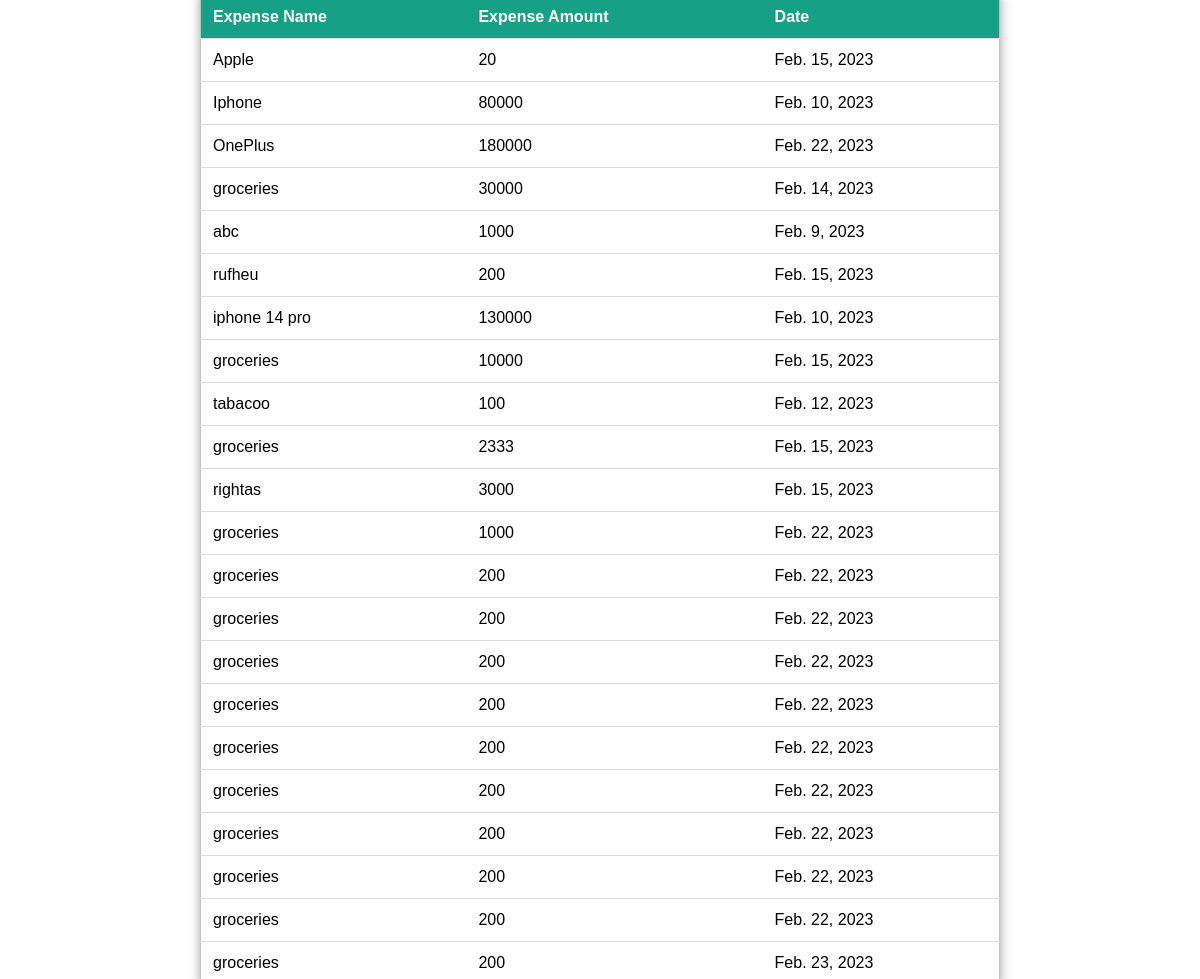
Screenshot of /table/ with the database file from the repository.
### home/models.py (models this page shows, shortened)
class homes(models.Model):
    expenseName = models.CharField(default="abc",max_length=30)
    expenseAmount = models.IntegerField(default="0000000")
    date = models.DateField(null=True)

### home/views.py (the view)
# urls.py: path('table/',views.table,name="table")
def table(request):
    formData = homes.objects.all()
    data = {
        'formData': formData
    }
    return render(request,'table.html',data)

### Template/table.html (shortened to what this page needs)
<!DOCTYPE html>
<html lang="en">
<head>
    {% load static %}
    <link rel="stylesheet" type="text/css" href="{% static 'css/table.css' %}">
</head>
<body>
      <div>
        <table>
            <tr id="header">
                <th>Expense Name</th>
                <th>Expense Amount</th>
                <th>Date</th>
            </tr>
            {% for index in formData %}
            <tr>
                <td>{{index.expenseName}}</td>
                <td>{{index.expenseAmount}}</td>
                <td>{{index.date}}</td>
            </tr>
            {% endfor %}
        </table>
    </div>
</body>
</html>

### static/css/table.css (style rules this page uses)
body { padding: 0px; margin: 0; font-family: Verdana, Geneva, Tahoma, sans-serif; background: url('background8.png'); background-size: cover; }
table { position: absolute; left: 50%; top: 50%; transform: translate(-50%, -50%); border-collapse: collapse; width: 800px; height: 200px; border: 1px solid #bdc3c7; box-shadow: 2px 2px 12px rgba(0, 0, 0, 0.2), -1px -1px 8px rgba(0, 0, 0, 0.2); }
tr { transition: all .2s ease-in; cursor: pointer; }
th, td { padding: 12px; text-align: left; border-bottom: 1px solid #ddd; }
#header { background-color: #16a085; color: #fff; }

### rows the page displays
homes: expenseName "Apple", expenseAmount "20", date "Feb. 15, 2023"
homes: expenseName "Iphone", expenseAmount "80000", date "Feb. 10, 2023"
homes: expenseName "OnePlus", expenseAmount "180000", date "Feb. 22, 2023"
homes: expenseName "groceries", expenseAmount "30000", date "Feb. 14, 2023"
homes: expenseName "abc", expenseAmount "1000", date "Feb. 9, 2023"
homes: expenseName "rufheu", expenseAmount "200", date "Feb. 15, 2023"
homes: expenseName "iphone 14 pro", expenseAmount "130000", date "Feb. 10, 2023"
homes: expenseName "groceries", expenseAmount "10000", date "Feb. 15, 2023"
homes: expenseName "tabacoo", expenseAmount "100", date "Feb. 12, 2023"
homes: expenseName "groceries", expenseAmount "2333", date "Feb. 15, 2023"
homes: expenseName "rightas", expenseAmount "3000", date "Feb. 15, 2023"
homes: expenseName "groceries", expenseAmount "1000", date "Feb. 22, 2023"
homes: expenseName "groceries", expenseAmount "200", date "Feb. 22, 2023"
homes: expenseName "groceries", expenseAmount "200", date "Feb. 22, 2023"
homes: expenseName "groceries", expenseAmount "200", date "Feb. 22, 2023"
homes: expenseName "groceries", expenseAmount "200", date "Feb. 22, 2023"
homes: expenseName "groceries", expenseAmount "200", date "Feb. 22, 2023"
homes: expenseName "groceries", expenseAmount "200", date "Feb. 22, 2023"
homes: expenseName "groceries", expenseAmount "200", date "Feb. 22, 2023"
homes: expenseName "groceries", expenseAmount "200", date "Feb. 22, 2023"
homes: expenseName "groceries", expenseAmount "200", date "Feb. 22, 2023"
homes: expenseName "groceries", expenseAmount "200", date "Feb. 23, 2023"
